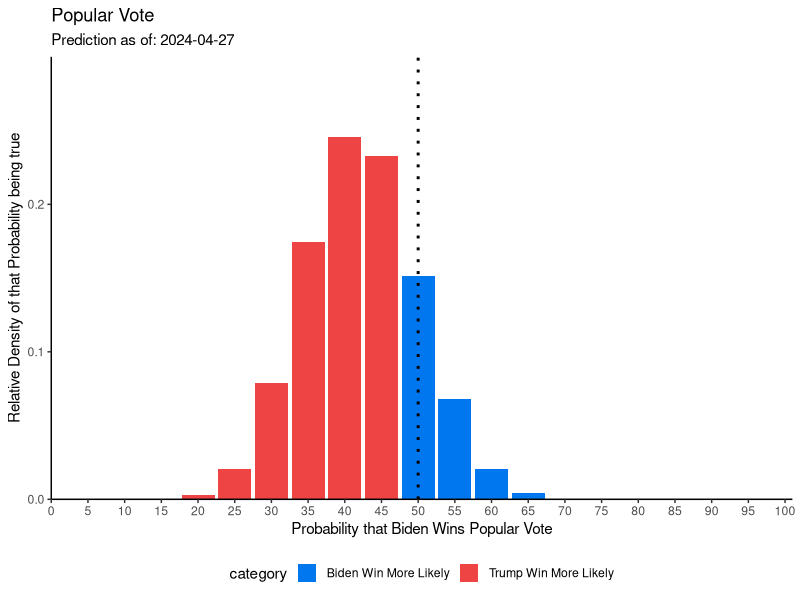
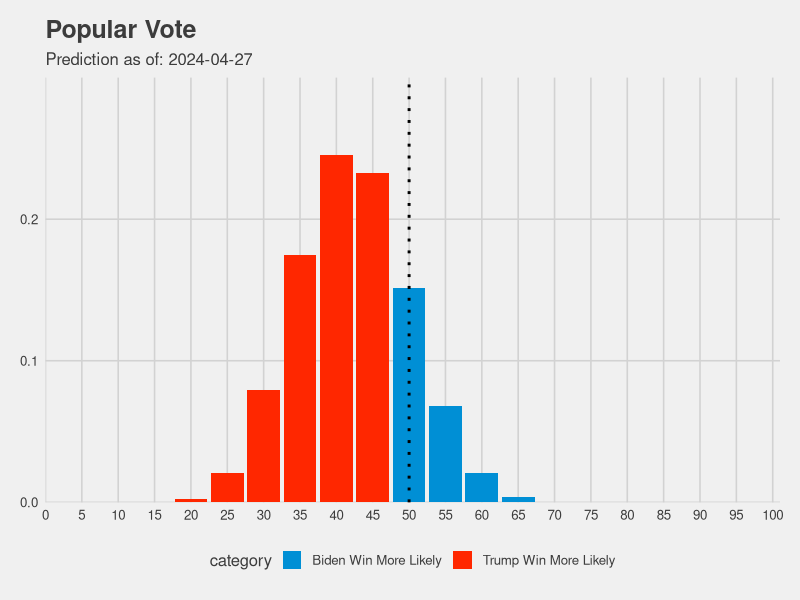
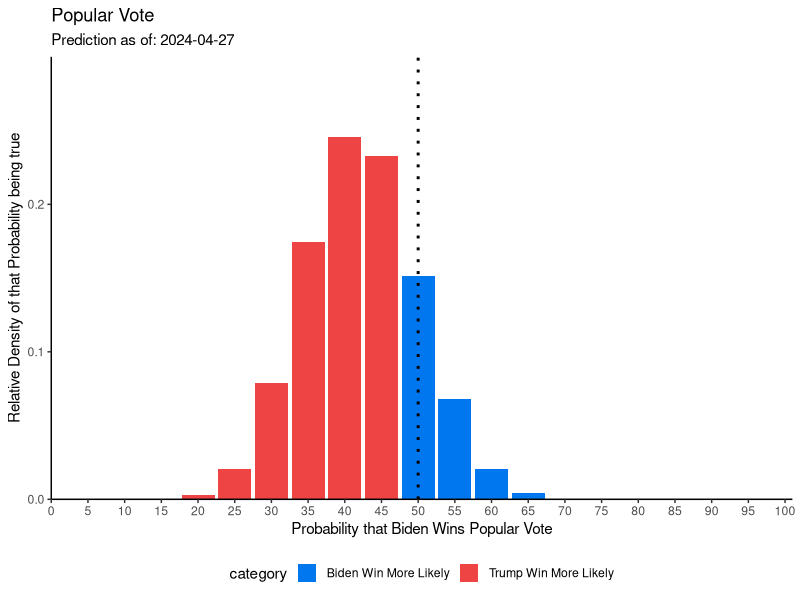

Write R code to recreate these figures, in order.
library(data.table)
library(ggplot2)
library(ggthemes)

data <- data.table(p=c(0:20)/20)
w = 15.54921
l =	21.67305



date <- "2024-04-27"


data$density <- data$p**w*(1-data$p)**l# * factorial(w+l+1)/(factorial(w)*factorial(l))
data$density <- data$density / sum(data$density)
data$category <- fifelse(data$p < 0.5, "Trump Win More Likely", "Biden Win More Likely")
data$category <- as.character(data$category)

# max value
# data[order(-ways)][1,1]

# plotting
ggplot(data, aes(x=as.integer(p*100), y=density))+
  geom_col(aes(fill=category), size=1.5)+
  scale_fill_manual(values=c(
    "Trump Win More Likely"="#ee4444",
    "Biden Win More Likely"="#0077ee"
  ))+
  #geom_vline(xintercept = as.numeric(data[order(-density)][1,1]), linetype="dotted", color="#666666", size=1)+
  geom_vline(xintercept = 50, color="#000000", size=1, linetype="dotted")+
  theme_bw()+
  xlab("Probability that Biden Wins Popular Vote")+
  ylab("Relative Density of that Probability being true")+
  theme(legend.position = "bottom")+
  scale_x_continuous(breaks=seq(0,100,5),expand = c(0,0), limits=c(0,101))+
  scale_y_continuous(expand=c(0,0), limits=c(0,0.3))+
  theme(axis.line = element_line(color='black'),
        plot.background = element_blank(),
        panel.grid.major = element_blank(),
        panel.grid.minor = element_blank(),
        panel.border = element_blank())+
  labs(title="Popular Vote", subtitles=paste("Prediction as of:",date))

ggsave(paste0("popular vote ", date, ".png"))
















## other themes
# plotting
ggplot(data, aes(x=as.integer(p*100), y=density))+
  geom_col(aes(fill=category), size=1.5)+
  #geom_vline(xintercept = as.numeric(data[order(-density)][1,1]), linetype="dotted", color="#666666", size=1)+
  geom_vline(xintercept = 50, color="#000000", size=1, linetype="dotted")+
  theme_fivethirtyeight()+
  scale_fill_fivethirtyeight()+
  xlab("Probability that Biden Wins Popular Vote")+
  ylab("Relative Density of that Probability being true")+
  theme(legend.position = "bottom")+
  scale_x_continuous(breaks=seq(0,100,5),expand = c(0,0), limits=c(0,101))+
  scale_y_continuous(expand=c(0,0), limits=c(0,0.3))+
  #theme(axis.line = element_line(color='black'),
  #      plot.background = element_blank(),
  #      panel.grid.major = element_blank(),
  #      panel.grid.minor = element_blank(),
  #      panel.border = element_blank())+
  labs(title="Popular Vote", subtitles=paste("Prediction as of:",date))
